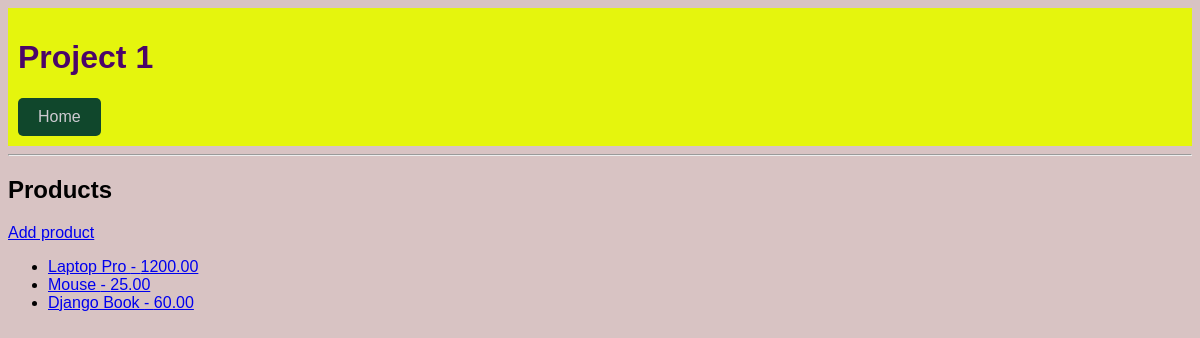
The page /products on the database as committed earlier.
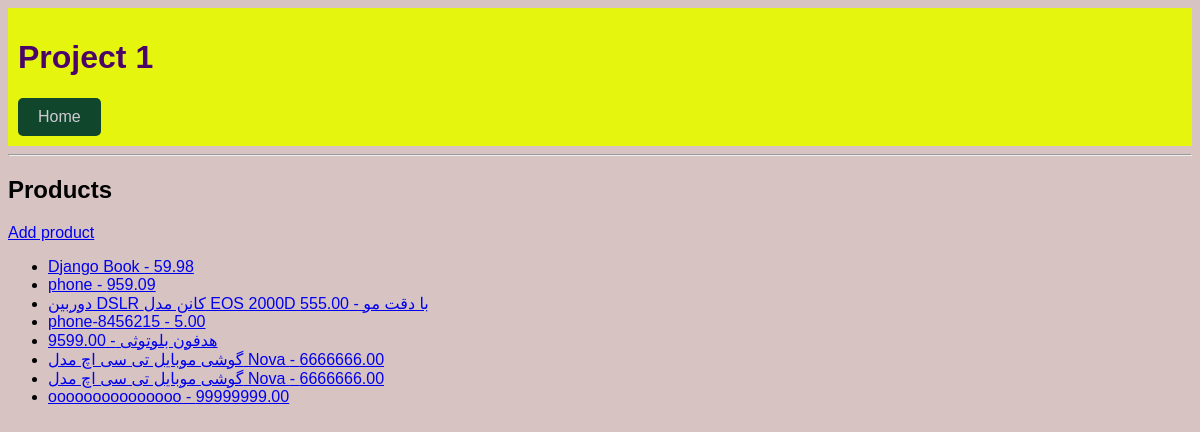
The same page on the database as committed later.
### core/models.py (models this page shows, shortened)
class Product(models.Model):
    name = models.CharField(max_length=100)
    price = models.DecimalField(max_digits=10, decimal_places=2)
    category = models.ForeignKey(Category, on_delete=models.PROTECT, related_name='products')
    is_active = models.BooleanField(default=True)
    objects = ProductQuerySet.as_manager()

### core/views.py (the view)
# urls.py: path("products", views.product_list, name="product_list"),
def product_list(request):
    products = Product.objects.all()
    return render(request, 'core/product_list.html', {"products": products})

### core/templates/core/product_list.html
{% extends "core/base.html" %}
{% block content %}
<h2>Products</h2>
<a href="{% url 'core:product_create' %}">Add product</a>
<ul>
  {% for product in products %}
    <li>
      <a href="{% url 'core:product_detail' product.id %}">
        {{ product.name }} - {{ product.price }}
      </a>
    </li>
  {% endfor %}
</ul>
{% endblock %}

### core/templates/core/base.html (shortened to what this page needs)
{% load static %}
<head>
    <link rel="stylesheet" href="{% static 'core/css/style.css' %}">
</head>
<html lang="en">
<head>
</head>
<body>
    <header>
        <h1>Project 1</h1>
        <nav>
            <a href="{% url 'core:home' %}" class="btn-custom">Home</a>
        </nav>
    </header>
    <hr>
    {% block content %}
    {% endblock %}
</body>
</html>

### core/static/core/css/style.css (style rules this page uses)
body { font-family: Arial; background-color: #d8c3c3; }
header { background: #e5f50d; color: rgb(75, 5, 105); padding: 10px; }
.btn-custom { display: inline-block; padding: 10px 20px; background-color: #10472c; color: #cecbd2; text-decoration: none; border-radius: 5px; font-size: 16px; }

Rows that differ between the two databases and show on the page:
removed Product: name "Laptop Pro", price "1200.00"
removed Product: name "Mouse", price "25.00"
changed Product "Django Book": price "60.00" → "59.98"
added Product: name "phone", price "959.09"
added Product: name "دوربین DSLR کانن مدل EOS 2000D با دقت مو", price "555.00"
added Product: name "phone-8456215", price "5.00"
added Product: name "هدفون بلوتوثی", price "9599.00"
added Product: name "گوشی موبایل تی سی اچ مدل Nova", price "6666666.00"
added Product: name "گوشی موبایل تی سی اچ مدل Nova", price "6666666.00"
added Product: name "ooooooooooooooo", price "99999999.00"
